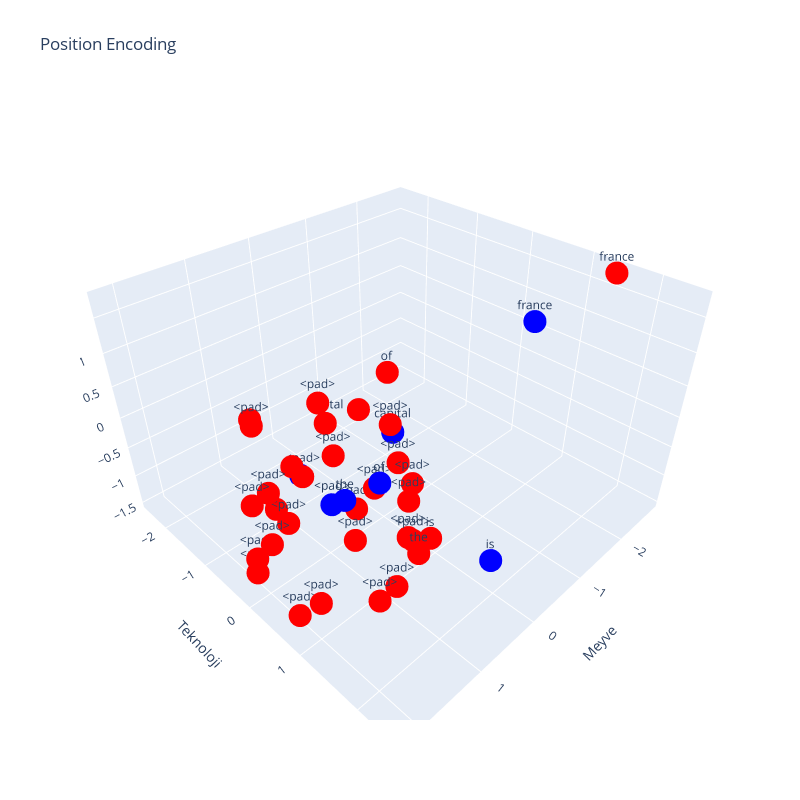

Notebook source saved alongside this figure:
### Code cell
dots_data = [
  {
    "dots": positioned_cumle[0].detach().cpu().numpy(),
    "color": "red",
    "labels": [reverse_vocab_list[i] for i in tokens_padded]
  },
  {
    "dots": cumle[0].detach().cpu().numpy(),
    "color": "blue",
    "labels": [reverse_vocab_list[i] for i in tokens_padded]
  }
]

plot_dots(dots_data, "Position Encoding")

### Figure 1 — Plotly figure (JSON) as saved in the notebook; plotly's stock layout.template omitted (floating-point values rounded to 4 significant figures)
{"data": [{"hoverinfo": "text", "marker": {"color": "red", "size": 8}, "mode": "markers+text", "text": ["the", " ", "capital", " ", "of", " ", "france", " ", "is", "<pad>", "<pad>", "<pad>", "<pad>", "<pad>", "<pad>", "<pad>", "<pad>", "<pad>", "<pad>", "<pad>", "<pad>", "<pad>", "<pad>", "<pad>", "<pad>", "<pad>", "<pad>", "<pad>", "<pad>", "<pad>", "<pad>", "<pad>"], "type": "scatter3d", "x": [1.927, 1.184, 0.1814, 0.484, 0.5223, -0.616, -2.789, 0.9999, 0.8916, 1.594, 0.638, 0.1821, 0.6455, 1.602, 2.173, 1.832, 0.8941, 0.2206, 0.4311, 1.332, 2.095, 2.019, 1.173, 0.3358, 0.2765, 1.05, 1.945, 2.138, 1.453, 0.5184, 0.194, 0.778], "y": [2.487, -0.9188, -0.9756, -2.449, 0.6428, -1.175, 1.448, -0.7052, 1.699, -0.5851, -0.513, 0.3305, 1.17, 1.233, 0.4628, -0.4337, -0.6316, 0.05086, 0.9863, 1.315, 0.7341, -0.2217, -0.6739, -0.2068, 0.7502, 1.317, 0.9729, 0.03389, -0.6366, -0.422, 0.4803, 1.241], "z": [0.9007, -1.28, -0.3512, -0.8914, 1.369, -0.613, 1.746, -0.4956, -0.1962, 0.5435, 0.445, 0.3079, 0.1386, -0.05518, -0.2644, -0.4794, -0.6902, -0.8871, -1.061, -1.204, -1.309, -1.372, -1.389, -1.36, -1.286, -1.171, -1.02, -0.839, -0.6376, -0.4248, -0.2103, -0.00412]}, {"hoverinfo": "text", "marker": {"color": "blue", "size": 8}, "mode": "markers+text", "text": ["the", " ", "capital", " ", "of", " ", "france", " ", "is", "<pad>", "<pad>", "<pad>", "<pad>", "<pad>", "<pad>", "<pad>", "<pad>", "<pad>", "<pad>", "<pad>", "<pad>", "<pad>", "<pad>", "<pad>", "<pad>", "<pad>", "<pad>", "<pad>", "<pad>", "<pad>", "<pad>", "<pad>"], "type": "scatter3d", "x": [1.927, 0.3429, -0.7279, 0.3429, 1.279, 0.3429, -2.51, 0.3429, -0.09781, 1.182, 1.182, 1.182, 1.182, 1.182, 1.182, 1.182, 1.182, 1.182, 1.182, 1.182, 1.182, 1.182, 1.182, 1.182, 1.182, 1.182, 1.182, 1.182, 1.182, 1.182, 1.182, 1.182], "y": [1.487, -1.459, -0.5594, -1.459, 1.296, -1.459, 0.488, -1.459, 1.845, 0.326, 0.326, 0.326, 0.326, 0.326, 0.326, 0.326, 0.326, 0.326, 0.326, 0.326, 0.326, 0.326, 0.326, 0.326, 0.326, 0.326, 0.326, 0.326, 0.326, 0.326, 0.326, 0.326], "z": [0.9007, -1.494, -0.7688, -1.494, 0.6105, -1.494, 0.7846, -1.494, -1.185, -0.3894, -0.3894, -0.3894, -0.3894, -0.3894, -0.3894, -0.3894, -0.3894, -0.3894, -0.3894, -0.3894, -0.3894, -0.3894, -0.3894, -0.3894, -0.3894, -0.3894, -0.3894, -0.3894, -0.3894, -0.3894, -0.3894, -0.3894]}], "layout": {"height": 800, "scene": {"xaxis": {"title": {"text": "Meyve"}}, "yaxis": {"title": {"text": "Teknoloji"}}, "zaxis": {"title": {"text": "Diğer"}}}, "showlegend": false, "title": {"text": "Position Encoding"}, "width": 800}}
